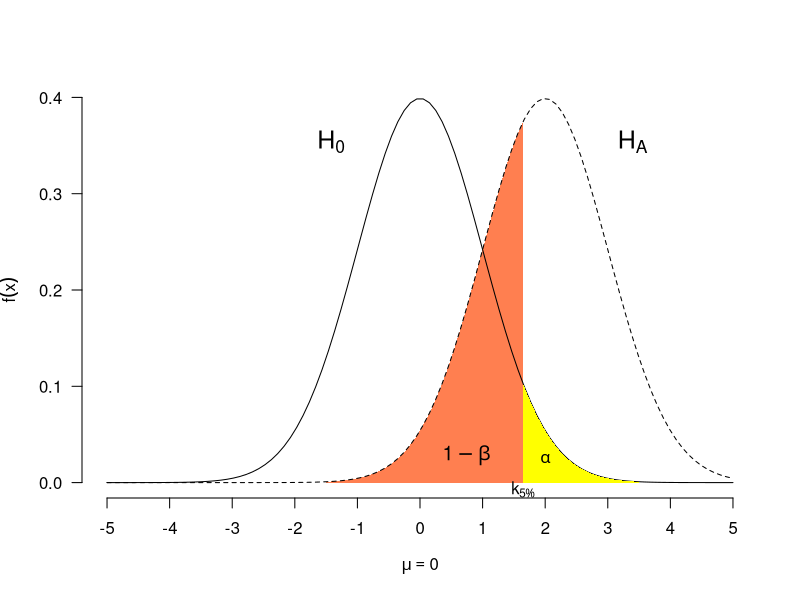
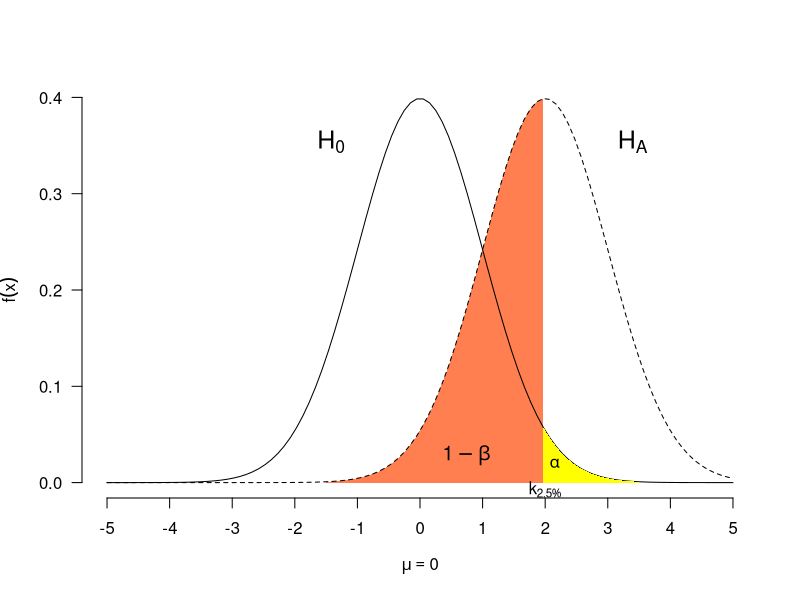

The R source for these figures, in order:
# TODO: Add comment
# 
# Author: ortellic
###############################################################################

pdf(file="grafici/errorePrimaESecondaSpecie.pdf")

x <- seq(-3.5,3.5,length.out = 100)
y <- dnorm(x)

q95 <- qnorm(0.95)

Xd <- seq(q95,-1.5,length.out=30)
Yd<- dnorm(Xd,mean=2)
Xd <- c(q95,Xd,Xd[30])
Yd <- c(0,Yd,0)

#Xd <- c(Xd,NA,q95,seq(q95,3.5,length.out=30),seq(q95,3.5,length.out=30)[30])
#Yd <- c(Yd,NA,0,dnorm(seq(q95,3.5,length.out=30)),0)

x <- seq(-5,5,length.out = 100)
y <- dnorm(x,mean=0,sd=1)


plot(x,y,xlab=expression(mu==0),type="l",ylab=expression(f(x)),
		panel.first=polygon(Xd,Yd,col="coral",border = NA),
		las=1,axes=FALSE,xlim=c(-5,5),ylim=c(0,0.4))


Axis(at=(0:4)/10,side=2,las=1)
Axis(at=-5:5,side=1)

y <- dnorm(x,mean=2,sd=1)
lines(x,y,type="l",lty=2)
# abline(v=q95,lty=3)
text(-1.8, 0.35, expression(H[0]),pos=4,cex = 1.5)
text(3, 0.35, expression(H[A]),pos=4,cex = 1.5)

Xd <- c(q95,seq(q95,3.5,length.out=30),seq(q95,3.5,length.out=30)[30])
Yd <- c(0,dnorm(seq(q95,3.5,length.out=30)),0)
polygon(Xd,Yd,col="yellow",border = NA)

text(0.2, 0.025, expression(1-beta),pos=4,cex = 1.2)
text(2, 0.025, expression(alpha),cex = 1)
text(1.65, -0.007, expression(k[paste(5,symbol("%"))]),cex = 1)
dev.off()




pdf(file="grafici/errorePrimaESecondaSpecie2.pdf")

x <- seq(-3.5,3.5,length.out = 100)
y <- dnorm(x)

q975 <- qnorm(0.975)

Xd <- seq(q975,-1.5,length.out=30)
Yd<- dnorm(Xd,mean=2)
Xd <- c(q975,Xd,Xd[30])
Yd <- c(0,Yd,0)

#Xd <- c(Xd,NA,q975,seq(q975,3.5,length.out=30),seq(q975,3.5,length.out=30)[30])
#Yd <- c(Yd,NA,0,dnorm(seq(q975,3.5,length.out=30)),0)

x <- seq(-5,5,length.out = 100)
y <- dnorm(x,mean=0,sd=1)


plot(x,y,xlab=expression(mu==0),type="l",ylab=expression(f(x)),
		panel.first=polygon(Xd,Yd,col="coral",border = NA),
		las=1,axes=FALSE,xlim=c(-5,5),ylim=c(0,0.4))


Axis(at=(0:4)/10,side=2,las=1)
Axis(at=-5:5,side=1)

y <- dnorm(x,mean=2,sd=1)
lines(x,y,type="l",lty=2)
# abline(v=q975,lty=3)
text(-1.8, 0.35, expression(H[0]),pos=4,cex = 1.5)
text(3, 0.35, expression(H[A]),pos=4,cex = 1.5)

Xd <- c(q975,seq(q975,3.5,length.out=30),seq(q975,3.5,length.out=30)[30])
Yd <- c(0,dnorm(seq(q975,3.5,length.out=30)),0)
polygon(Xd,Yd,col="yellow",border = NA)

text(0.2, 0.025, expression(1-beta),pos=4,cex = 1.2)
text(2.15, 0.02, expression(alpha),cex = 1)
text(2, -0.007, expression(k[paste(2.5,symbol("%"))]),cex = 1)


dev.off()